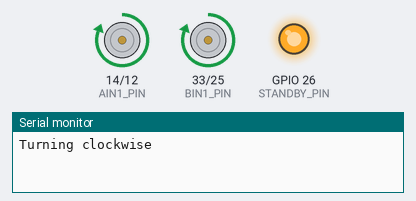
Bench run of a sketch on a simulated ESP32. Parts: motor-driver pin pairs drawn as motors (green arrow = first pin HIGH = forward, orange = second pin HIGH = backward, longer = more drive, scaled by the enable pin, stopped while the standby pin is LOW), output pins drawn as LEDs (lit = HIGH), the last lines printed to the serial monitor.

Above: at 0.5 s.
At 2.5 s:
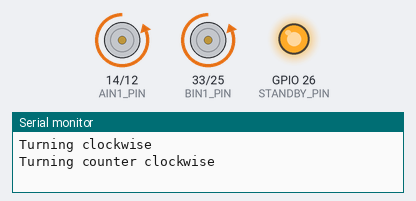
At 3.5 s:
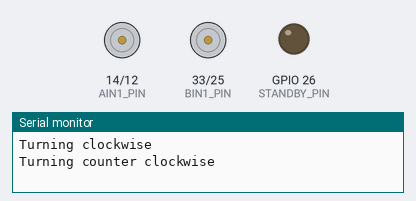
Timing chart, 0 to 5.2 s (numbered marks = the images above):
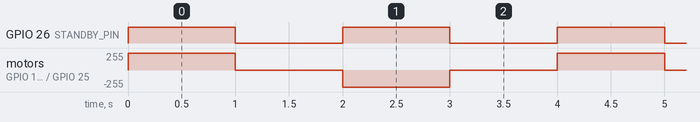

Measured:
- by itself, GPIO 26 (STANDBY_PIN): alternates HIGH for 1.0 s and LOW for 1.0 s
- by itself, motor on GPIO 14 (AIN1_PIN) / GPIO 12 (AIN2_PIN), motor on GPIO 33 (BIN1_PIN) / GPIO 25 (BIN2_PIN): repeats every 4.0 s: stopped 1.0 s, backward 255/255 1.0 s, stopped 1.0 s, forward 255/255 1.0 s

The sketch:

02-start-stop.ino
```cpp
#include <Arduino.h>


int STANDBY_PIN = 26;

int PWMA_PIN = 27;
int AIN1_PIN = 14;
int AIN2_PIN = 12;

int PWMB_PIN = 32;
int BIN1_PIN = 33;
int BIN2_PIN = 25;

void setupSerial()
{
  Serial.begin(115200);
}

void setupPins()
{
  // output pin must be configured as outputs

  pinMode(STANDBY_PIN, OUTPUT);

  pinMode(PWMA_PIN, OUTPUT);
  pinMode(AIN1_PIN, OUTPUT);
  pinMode(AIN2_PIN, OUTPUT);

  pinMode(PWMB_PIN, OUTPUT);
  pinMode(BIN1_PIN, OUTPUT);
  pinMode(BIN2_PIN, OUTPUT);

}

void turnMotorPower(int onOff_IN1, int onOff_IN2, int onOff_PWM, int onOff_STANDBY)
{
  digitalWrite(STANDBY_PIN, onOff_STANDBY);

  digitalWrite(PWMA_PIN, onOff_PWM);
  digitalWrite(AIN1_PIN, onOff_IN1);
  digitalWrite(AIN2_PIN, onOff_IN2);

  digitalWrite(PWMB_PIN, onOff_PWM);
  digitalWrite(BIN1_PIN, onOff_IN1);
  digitalWrite(BIN2_PIN, onOff_IN2);
}

void changeToCw(int cw)
{
  // TODO: print message about whether we're turning clockwise
  if (cw == 1)
  {
    Serial.println("Turning clockwise");
    // TODO: turn clockwise
    turnMotorPower(HIGH, LOW, HIGH, HIGH);
  }
  else if (cw == 0)
  {
    Serial.println("Turning counter clockwise");
    // TODO: turn counter-clockwise
    turnMotorPower(LOW, HIGH, HIGH, HIGH);
  }
}

void standby(int shouldStandby, int time)
{
  // shouldStandBy = 1: standby
  // shouldStandBy = 0: let the motor move

  // TODO: complete the standby function

  if (shouldStandby)
  {
    turnMotorPower(LOW, LOW, LOW, LOW);
    delay(time);
  }
}

void setup()
{
  setupSerial();
  setupPins();
}

void loop()
{
  /* Sequence:
  1. Turn clockwise for 1 second
  2. Turn off for 1 second
  3. Turn counter-clockwise for 1 second
  4. Standby for 1 second
  */
  // TODO: call functions to complete the sequence

  changeToCw(1);
  delay(1000);
  standby(1, 1000);
  changeToCw(0);
  delay(1000);
  standby(1, 1000);
}
```
